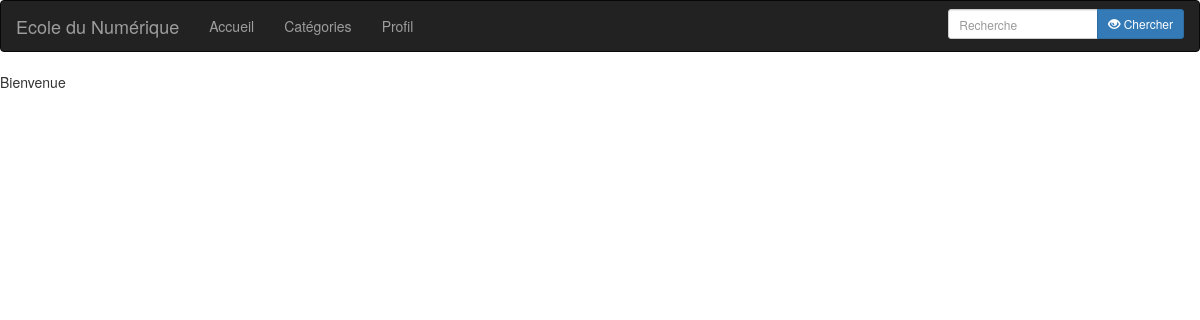
Before: /view/categorie.php with the older database file.
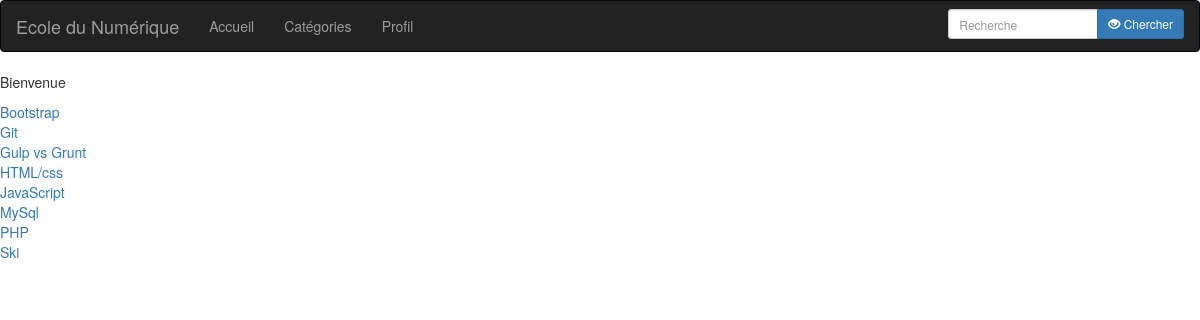
After: the same page with the newer database file.
### tables this page shows
CREATE TABLE Categorie (
	id INT UNSIGNED AUTO_INCREMENT,
	nom VARCHAR(150) NOT NULL,
    
	PRIMARY KEY(id)
);

### models/functions.php (called while the page is built, shortened)
<?php
    class pdo_connect
    {
        private function init(){
            $connexion = new PDO('mysql:host=localhost:8889;dbname=EDN_forum;charset=utf8', 'root', 'root');
            $connexion->query("EDN_forum");
            $connexion->setAttribute(PDO::ATTR_ERRMODE, PDO::ERRMODE_EXCEPTION);
            $connexion->setAttribute(PDO::ATTR_EMULATE_PREPARES, FALSE);
            return $connexion;
        }
        public function selectCategorie(){
            $connexion = $this->init();
            $categorie = $connexion -> prepare ("SELECT nom FROM Categorie ORDER BY nom");
            $categorie -> execute();
            $cat = $categorie->fetchAll(PDO::FETCH_ASSOC);
            return $cat;
        }
    }
?>

### view/categorie.php (the view, shortened to what this page needs)
<?php
    $user = $_SESSION['name'];
?>
<!DOCTYPE html>
<html lang="en">
<head>
    <link rel="stylesheet" href="https://maxcdn.bootstrapcdn.com/bootstrap/3.3.7/css/bootstrap.min.css">
</head>
<body>
    <div>
        <? include "nav.php";  ?>
    </div>
    <div>
        <p>Bienvenue <?php  echo $user;  ?></p>
    </div>
    <div>
        <?php
        $connect = new pdo_connect();
        $selectCat = $connect -> selectCategorie();
        $nbre = count($selectCat);
        for ($i = 0 ; $i < $nbre; $i++){
            foreach($selectCat[$i] as $key => $value){
                echo "<a href='index.php?page=sujet&cat=".$value."'>";
                echo $value;
                echo "</a>";
            }
        }
        ?>
    </div>
</body>
</html>

### view/nav.php (shortened to what this page needs)
<nav class="navbar navbar-inverse" role="navigation">
  <div class="navbar-header">
    <a class="navbar-brand" href="#">Ecole du Numérique</a>
  </div>
  <div class="collapse navbar-collapse">
    <ul class="nav navbar-nav">
      <li> <a href="index.php?page=accueil">Accueil</a> </li>
      <li> <a href="index.php?page=categorie">Catégories</a></li>
      <li> <a href="index.php?page=profil">Profil</a> </li>
    </ul>
    <form class="navbar-form navbar-right" role="form">
      <div class="input-group">
        <input type="text" style="width:150px" class="input-sm form-control" placeholder="Recherche">
          <span class="input-group-btn">
            <button type="submit" class="btn btn-primary btn-sm"><span class="glyphicon glyphicon-eye-open"></span> Chercher</button>
          </span>
      </div>
    </form>
  </div>
</nav>

Changed rows visible on the page:
added categorie: nom "Bootstrap"
added categorie: nom "Git"
added categorie: nom "Gulp vs Grunt"
added categorie: nom "HTML/css"
added categorie: nom "JavaScript"
added categorie: nom "MySql"
added categorie: nom "PHP"
added categorie: nom "Ski"
